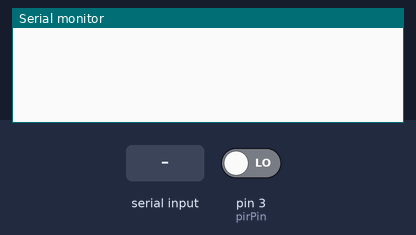
A sketch run on a simulated Arduino Uno, built with avr-gcc and run on an emulated ATmega328P. Shown: the last lines printed to the serial monitor. Inputs (shaded band) come from the test bench; at power-on: pin 3 (pirPin) LOW. The modem accepts every AT command (registered, SIM ready, sends succeed) and sends nothing else.

Above: at 1.3 s.
1.4 s: "O\n" received over the second serial link
At 6.2 s:
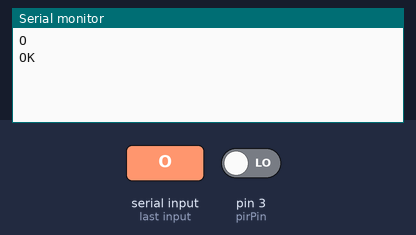
6.7 s: "1\n" received over the second serial link
At 10.37 s:
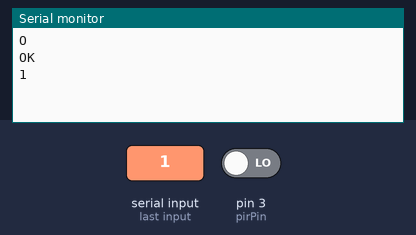

Measured:
- after the input at 1.4 s, the serial monitor: prints a new line after 3.7 s (image 1)
- after the input at 6.7 s, the serial monitor: prints a new line after 3.6 s (image 2)

The sketch:

ble.ino
```cpp
#include <SoftwareSerial.h>

int bluetoothTx = 9;  // TX pin of bluetooth HM10, Arduino D2
int bluetoothRx = 10;  // RX pin of bluetooth HM10, Arduino D3
int calibrationTime = 30;
long unsigned int lowIn = 0;
long unsigned int pause = 10000;
boolean lockLow = true;
boolean takeLowTime;
int pirPin = 3;
char incoming_char = 0;
char content[37]= " room:nicolas's_room motion_sensor:";
char ina[3] = " \n";
char ms;
SoftwareSerial bluetooth(bluetoothTx, bluetoothRx);
SoftwareSerial XBee(11, 12); // RX, TX

void setup()
{
  Serial.begin(9600);  // Begin the serial monitor at 115200bps
  XBee.begin(9600);
  pinMode(pirPin, INPUT);
  digitalWrite(pirPin, LOW);
  bluetooth.begin(9600);  // The Bluetooth  defaults to 9600
  //bluetooth.write("AT");
  delay(100);  // Short delay,
}
//
void loop()
{

  delay(5000);
    if(digitalRead(pirPin) == HIGH){
     ms = '1';
       }

     if(digitalRead(pirPin) == LOW ){

          ms = '0';
      }

// content = "room:nicolas's room\n motion_sensor:";

  bluetooth.write("AT+DISC?");
  delay(30);
  while(bluetooth.available())
  {
    incoming_char = bluetooth.read();
    if(incoming_char == 'O'){
      XBee.write(" ");
      }
    if(incoming_char == '\r'){
      continue;
      }
    Serial.write(incoming_char);
    if(incoming_char == '\n'){
    XBee.write(content);
    XBee.write(ms);
    XBee.write(" \n");
    continue;
    }
    XBee.write(incoming_char);


  }

}
```
